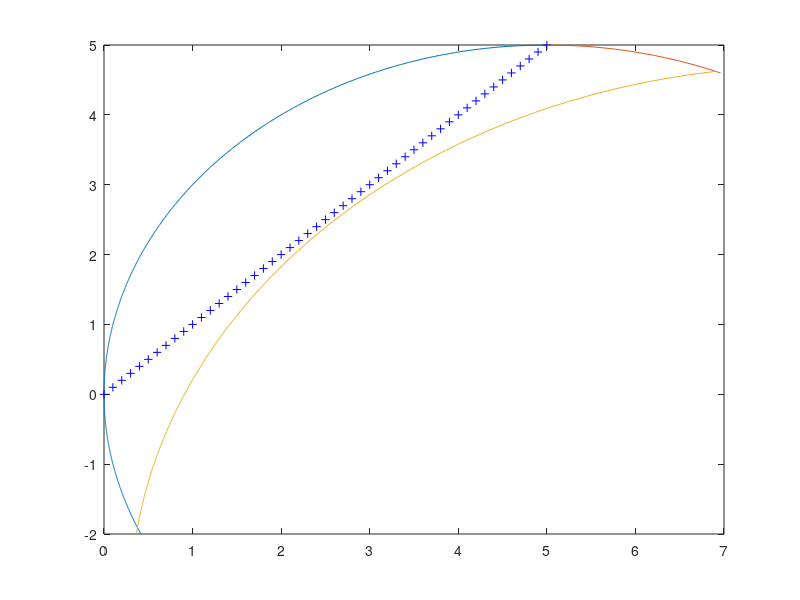

The MATLAB source for this figure:
function rcont10()
% Display the feasible region of a bi-objective optimization problem 
% subject to Non-linear Constrains 


% All Rights Reserved, 
% Revision 3.0, Oct. 1996
% Evolution Strategy Toolbox 1993-96
% To Thanh Binh University of Magdeburg Germany


hold off

space=1;   

if space==1, % in parameter space

   y=[-2:.01:5];
   plot(5-sqrt(25-y.^2),y);
   hold on
   y=0:.1:5;
   plot(y,y,'+b');
   y=[4.6:.01:5];
   plot(5+sqrt(25-y.^2),y); 
   y=[-2:.01:4.62];
   plot(8-sqrt(7.7^2-(y+3).^2),y);

elseif space==2,
   

end
